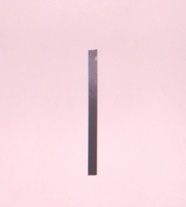
#> input picture data/cal2mstatic640x360.jpg, 186 x 207 px, found by its file name
$ python calPos.py   (older library calls are emulated)
#> lines starting #> are read from the running program, lines starting #| are printed output that depends on the picture; after the words box and inside, x2 and y2 are one past the last pixel; in counts of white or black regions, pixels touching at a corner belong together
#> further down, image is the input picture: shape (207, 186, 3); mean B, G, R 223.8, 216, 245.9
from imutils import paths
import imutils
import cv2
import os
import numpy as np

def initCam():
	global frameWidth
	global frameHeight
	frameWidth = 640
	frameHeight = 360
	brightness = 0.6
	cam = cv2.VideoCapture(0)
	cam.set(3, frameWidth)
	cam.set(4, frameHeight)
	cam.set(10, brightness)
	return cam

def findMarker(frame):
	gray = cv2.cvtColor(frame, cv2.COLOR_BGR2GRAY)
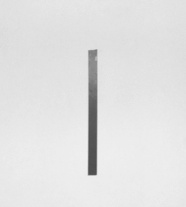
#> gray: shape (207, 186); min 75, max 239, mean 225.8
	blur = cv2.GaussianBlur(gray, (5, 5), 0)
	edged = cv2.Canny(blur, 35, 125)
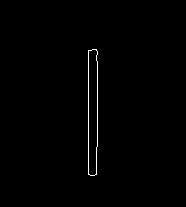
#> edged: shape (207, 186); 0.69% white in thin lines or dots, all inside (x1, y1, x2, y2) = (88, 49, 98, 176)
	cnts = cv2.findContours(edged, cv2.RETR_LIST, cv2.CHAIN_APPROX_SIMPLE)
#> cnts = 2 contours; box (x1, y1, x2, y2) and area: (88, 49, 98, 176) 1092, (88, 49, 98, 176) 1090
	cnts = imutils.grab_contours(cnts)
	c = max(cnts, key = cv2.contourArea)
#> c = contour of 18 points, box (x1, y1, x2, y2) (88, 49, 98, 176), area 1092
	return cv2.minAreaRect(c)

def distanceToCamera(knownHeight, focalLength, perHeight):
	return (knownHeight * focalLength) / perHeight

def pixelPerMetric(height, perKnownHeight):
	return (height / perKnownHeight)

cam = initCam()
flag = 0
line = 0

image = cv2.imread("/home/pi/skripsi/data/cal2mstatic640x360.jpg")
cv2.imshow('Preview',image)
knownDistance = 200
knownHeight = 0.5
marker = findMarker(image)
#> marker = ((92.5, 112), (126, 9), -90)
focalLength = (marker[1][1] * knownDistance) / knownHeight
#> focalLength = 3600

while True:
	ret, frame = cam.read()
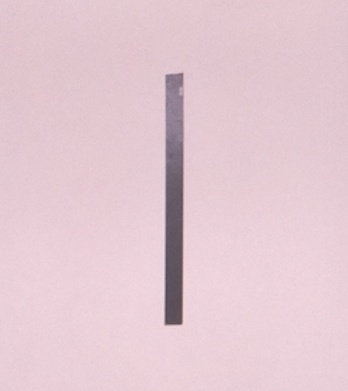
#> input picture data/cal2mstatic1280x720.jpg, 348 x 391 px, given in place of the camera
#> frame is the input picture: shape (391, 348, 3); mean B, G, R 209.3, 200.6, 227
	frame = cv2.flip(frame, -1)
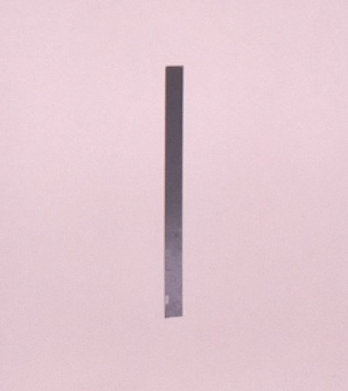
#> frame: shape (391, 348, 3); mean B, G, R 209.3, 200.6, 227
	if line:
		cv2.line(frame, (int(frameWidth/2),0), (int(frameWidth/2),frameHeight), (0,0,255), 4)
	while(flag==0):
#> (the run stopped early here; a loop or call above may not have finished)
